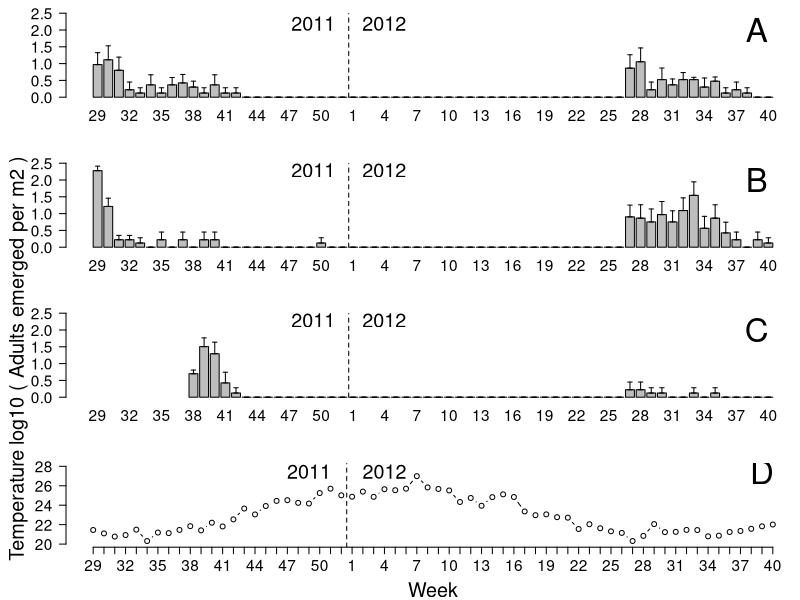

The R source for this figure:
# 8 avril 2013

# ANALYSE DES DONNEES D EMERGENCE D ADULTES DE CECIDOMYIE SOUS LES TENTES DE LA
# PARCELLE TEMOIN DU CPEA

data.df <- read.table("data1.txt", header=T, sep="\t")
meteo.df <- read.table("data1_meteo.txt", header=T, sep="\t")

data.df$Date <- as.Date(data.df$Date,"%d/%m/%Y")

# "Date"      "Piege"     "Nbad"      "Bourgeons" "FlorC"     "FlorD"     "FlorE"
# [8] "FlorF"     "FlorG"     "VegC"      "VegD"      "VegE"
#[13] "VegF"      "VegG"

# Moment de mise en place du piege
# 1ere lettre du numero du piege

data.df$Intro <- substr(data.df$Piege,1,1)


# Supprime les lignes avec NA dans Nbad
res <- which(is.na(data.df$Nbad)==T)
data.df <- data.df[-res,]





library(gplots)     # pour barplot2

# Rajoute Colonne Semaine
data.df$Sem <- cut(data.df$Date,"week",labels=FALSE)

# Faire un dataframe a l echelle de la semaine
data2.df <- aggregate(data.df$Nbad, 
                      list(data.df$Piege, data.df$Sem, data.df$Intro),
                      sum,
                      simplify=F)
data2.df <- as.data.frame(data2.df)
names(data2.df) <- c("Piege", "Sem", "Intro", "Nbad")
data2.df$Sem <- as.factor(data2.df$Sem)
data2.df$Nbad <- as.numeric(data2.df$Nbad)


# Donnees de temperatures du CPEA
meteo.df[,1] <- as.Date(meteo.df[,1], format="%d/%m/%Y")
meteo.df$an <- as.factor(meteo.df$an)
# pour Saint-Paul au lyc?e agricole  LEGTA
XX <- meteo.df[meteo.df$lieu=="LEGTA",]
# Rajoute une colonne semaine
XX$sem <- cut(XX$date,"week",labels=FALSE) + 21
XX$sem <- factor(XX$sem)
# Temperature moyenne hebdomadaire
mXX <- tapply(XX$tempm, XX$sem, mean, na.rm=T)
nXX <- tapply(XX$tempn, XX$sem, mean, na.rm=T)
xXX <- tapply(XX$tempx, XX$sem, mean, na.rm=T)
rXX <- tapply(XX$rr, XX$sem, sum, na.rm=T)



################################################# Graphique avec des barplots




#tiff(filename = "test.tif", width = 2400, height = 1600,
#     units = "px", pointsize = 12,
#     compression = "lzw",
#     bg = "white", res = 300,
#     restoreConsole = TRUE)




par(mfrow=c(4,1),mar=c(4,5,1,0),cex.axis=1.4,cex.lab=1.8,las=1,oma=c(0,0,0,0))


# Piege sans inflorescence ni pousse vegetative recente
m  <- tapply(data2.df[data2.df$Intro=="A",]$Nbad,data2.df[data2.df$Intro=="A",]$Sem,mean)
sd <- tapply(data2.df[data2.df$Intro=="A",]$Nbad,data2.df[data2.df$Intro=="A",]$Sem,sd)
sd <- replace(rep(0,max(as.numeric(names(sd)))),as.numeric(names(sd)),sd)
test <- replace(rep(0,max(as.numeric(names(m)))),as.numeric(names(m)),m)
names(test) <-  c(29:52,1:52)[1:length(test)]

          barplot2(log10(test+1),plot.ci=T,ci.u=log10(test+sd+1),ci.l=log10(test+1),xlab="",ylab="",ylim=c(0,2.5))
text(75,2,"A",cex=3)
abline(v=29,lty=2)
text(25,2.2,"2011",cex=1.8)
text(33,2.2,"2012",cex=1.8)

# Piege avec inflorescences infestees en juillet
m  <- tapply(data2.df[data2.df$Intro=="B",]$Nbad,data2.df[data2.df$Intro=="B",]$Sem,mean)
sd <- tapply(data2.df[data2.df$Intro=="B",]$Nbad,data2.df[data2.df$Intro=="B",]$Sem,sd)
sd <- replace(rep(0,max(as.numeric(names(sd)))),as.numeric(names(sd)),sd)
test <- replace(rep(0,max(as.numeric(names(m)))),as.numeric(names(m)),m)
names(test) <-  c(29:52,1:52)[1:length(test)]

          barplot2(log10(test+1),plot.ci=T,ci.u=log10(test+sd+1),ci.l=log10(test+1),xlab="",ylab="",ylim=c(0,2.5))
text(75,2,"B",cex=3)
par(las=0)
mtext("log10 ( Adults emerged per m2 )                          ",2,outer=T,adj=1,line=-2,cex=1.2)
par(las=1)
abline(v=29,lty=2)
text(25,2.3,"2011",cex=1.8)
text(33,2.3,"2012",cex=1.8)


# Piege avec inflorescences infestees en septembre
m  <- tapply(data2.df[data2.df$Intro=="C",]$Nbad,data2.df[data2.df$Intro=="C",]$Sem,mean)
sd <- tapply(data2.df[data2.df$Intro=="C",]$Nbad,data2.df[data2.df$Intro=="C",]$Sem,sd)
sd <- replace(rep(0,max(as.numeric(names(sd)))),as.numeric(names(sd)),sd)
test <- replace(rep(0,max(as.numeric(names(m)))),as.numeric(names(m)),m)
names(test) <-  c(29:52,1:52)[1:length(test)]

          barplot2(log10(test+1),plot.ci=T,ci.u=log10(test+sd+1),ci.l=log10(test+1),xlab="",ylab="",ylim=c(0,2.5))
text(75,2,"C",cex=3)
abline(v=29,lty=2)
text(25,2.3,"2011",cex=1.8)
text(33,2.3,"2012",cex=1.8)

plot(mXX[8:71],type="b",ylim=c(20,28),xaxt="n",xlab="Week",bty="n",ylab="Temperature")
axis(1,at=1:64,labels=as.character(c(29:52,1:40)))
abline(v=24.5,lty=2)
text(21,27.5,"2011",cex=1.8)
text(28,27.5,"2012",cex=1.8)
text(63,27.4,"D",cex=3)
